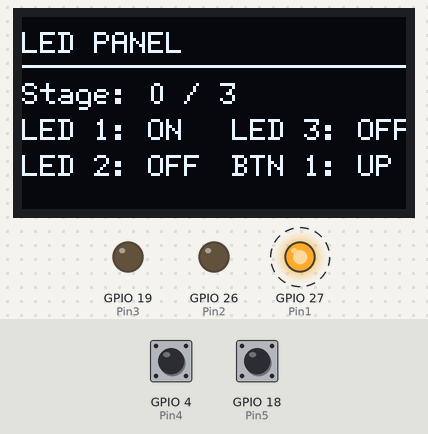
Simulated run of this sketch. Board: ESP32. Shown: 128×64 one-colour display, output pins drawn as LEDs (lit = HIGH). Dashed ring = blinking. Inputs (shaded band) come from the test bench; at power-on: GPIO 4 (Pin4) HIGH, GPIO 18 (Pin5) HIGH.

Above: at 1.2 s.
1.3 s: GPIO 4 (Pin4) pulled LOW for 0.15 s
At 2.4 s:
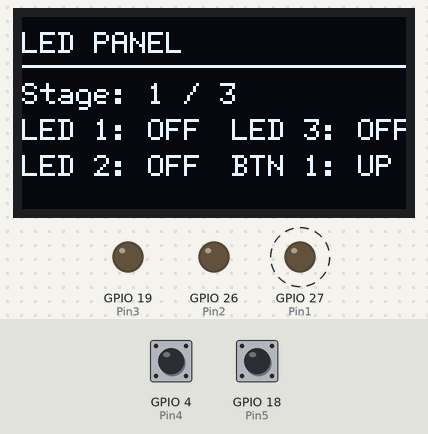
4.4 s: GPIO 18 (Pin5) pulled LOW for 0.15 s
At 4.8 s:
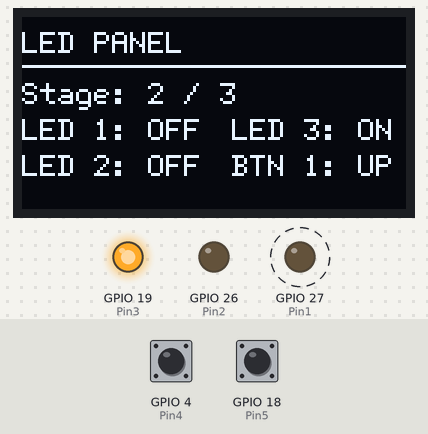
5.1 s: GPIO 4 (Pin4) pulled LOW for 1 s
At 5.8 s:
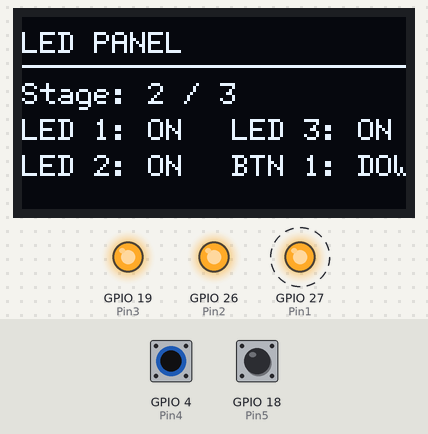
6.7 s: GPIO 4 (Pin4) pulled LOW for 3.2 s
At 8.8 s:
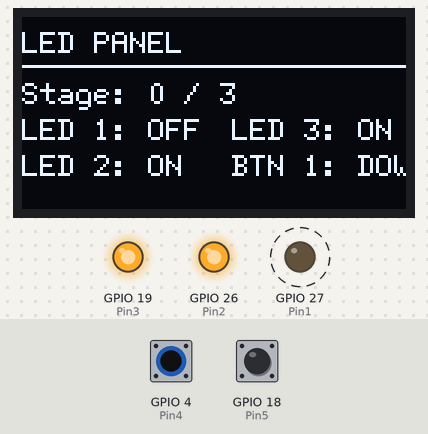
10.5 s: GPIO 18 (Pin5) pulled LOW for 1 s
At 11.7 s:
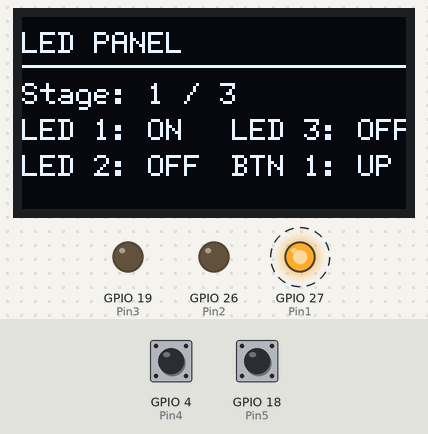
14.5 s: GPIO 4 (Pin4) pulled LOW for 0.15 s
At 15.8 s:
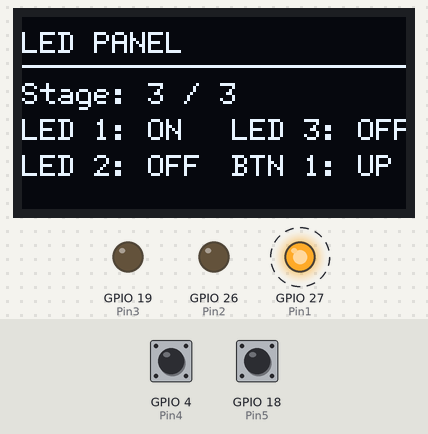
Timing chart, 0 to 16.2 s (numbered marks = the images above; inputs shaded):
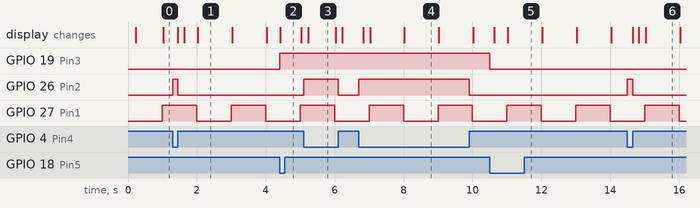

The sketch:

code.ino
```cpp
#include <Wire.h>
#include <U8g2lib.h>

// OLED 128x64, SSD1306, I2C
U8G2_SSD1306_128X64_NONAME_F_HW_I2C oled(
  U8G2_R0,
  U8X8_PIN_NONE
);

const int Pin1 = 27;
const int Pin2 = 26;
const int Pin3 = 19;
const int Pin4 = 4;
const int Pin5 = 18;

int i = 0;

bool ledState = false;
bool led1State = LOW;
bool lastButtonState = HIGH;

unsigned long previousMillis = 0;
const unsigned long interval = 1000;

unsigned long previousDisplayMillis = 0;
const unsigned long displayInterval = 200;

void setup() {
  pinMode(Pin1, OUTPUT);
  pinMode(Pin2, OUTPUT);
  pinMode(Pin3, OUTPUT);
  pinMode(Pin4, INPUT_PULLUP);
  pinMode(Pin5, INPUT_PULLUP);

  // SDA = GPIO 21, SCL = GPIO 22
  Wire.begin(21, 22);

  oled.begin();
  oled.setFont(u8g2_font_6x12_tf);

  oled.clearBuffer();
  oled.drawStr(0, 15, "ESP32 Device");
  oled.drawStr(0, 32, "Starting...");
  oled.sendBuffer();
}

void loop() {
  unsigned long currentMillis = millis();

  // Blink LED without delay()
  if (currentMillis - previousMillis >= interval) {
    previousMillis = currentMillis;

    led1State = !led1State;
    digitalWrite(Pin1, led1State);

    if (led1State == LOW) {
      i++;

      if (i >= 4) {
        i = 0;
      }
    }
  }

  button1();
  button2();

  // Refresh display every 200 ms
  if (currentMillis - previousDisplayMillis >= displayInterval) {
    previousDisplayMillis = currentMillis;
    updateDisplay();
  }
}

void button1() {
  if (digitalRead(Pin4) == LOW) {
    digitalWrite(Pin2, HIGH);
  }
  else {
    digitalWrite(Pin2, LOW);
  }
}

void button2() {
  bool currentButtonState = digitalRead(Pin5);

  if (currentButtonState == LOW && lastButtonState == HIGH) {
    ledState = !ledState;
  }

  lastButtonState = currentButtonState;
  digitalWrite(Pin3, ledState);
}

void updateDisplay() {
  bool button1Pressed = (digitalRead(Pin4) == LOW);

  oled.clearBuffer();

  oled.drawStr(0, 12, "LED PANEL");
  oled.drawHLine(0, 16, 128);

  char line[24];

  snprintf(line, sizeof(line), "Stage: %d / 3", i);
  oled.drawStr(0, 29, line);

  snprintf(line, sizeof(line), "LED 3: %s",
           ledState ? "ON" : "OFF");
  oled.drawStr(70, 41, line);

  snprintf(line, sizeof(line), "LED 1: %s",
           led1State ? "ON" : "OFF");
  oled.drawStr(0, 41, line);

  snprintf(line, sizeof(line), "LED 2: %s",
           digitalRead(Pin2) ? "ON" : "OFF");
  oled.drawStr(0, 53, line);

  snprintf(line, sizeof(line), "BTN 1: %s",
           button1Pressed ? "DOWN" : "UP");
  oled.drawStr(70, 53, line);

  oled.sendBuffer();
}
```

Measured:
- after the input at 1.3 s, GPIO 26 (Pin2): LOW → HIGH at once, → LOW 0.15 s later; the display: first changes after 0.15 s (image 1 shows a later state)
- after the input at 4.4 s, GPIO 19 (Pin3): LOW → HIGH at once; the display: changes at once (image 2)
- after the input at 5.1 s, GPIO 26 (Pin2): LOW → HIGH at once, → LOW 1.0 s later; the display: changes after 0.13 s (image 3)
- after the input at 6.7 s, GPIO 26 (Pin2): LOW → HIGH at once, → LOW 3.2 s later; the display: first changes after 0.13 s (image 4 shows a later state)
- after the input at 10.5 s, GPIO 19 (Pin3): HIGH → LOW at once; the display: first changes after 0.13 s (image 5 shows a later state)
- after the input at 14.5 s, GPIO 26 (Pin2): LOW → HIGH at once, → LOW 0.15 s later; the display: first changes after 0.15 s (image 6 shows a later state)
- by itself, GPIO 27 (Pin1): alternates HIGH for 1.0 s and LOW for 1.0 s
